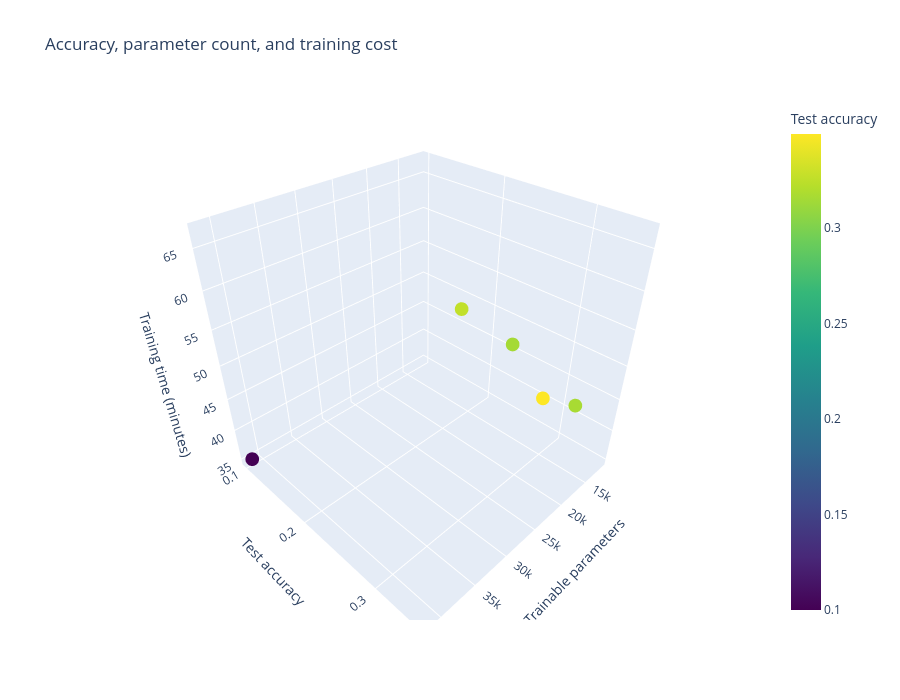

Source (notebook cell):
### Code cell
if ablation_df is not None:
    fig = px.scatter_3d(
        ablation_df,
        x="Parameters",
        y="Test accuracy",
        z="Training minutes",
        color="Test accuracy",
        color_continuous_scale="Viridis",
        hover_name="Experiment",
        hover_data={
            "Parameters": ":,",
            "Test accuracy": ":.2%",
            "Training minutes": ":.1f",
        },
        title="Accuracy, parameter count, and training cost",
        labels={
            "Parameters": "Trainable parameters",
            "Test accuracy": "Test accuracy",
            "Training minutes": "Training time (minutes)",
        },
    )
    fig.update_layout(height=700)
    fig.show()

### Figure 1 — Plotly figure (JSON) as saved in the notebook; plotly's stock layout.template omitted (floating-point values rounded to 4 significant figures)
{"data": [{"hovertemplate": "<b>%{hovertext}</b><br><br>Trainable parameters=%{x:,}<br>Test accuracy=%{marker.color:.2%}<br>Training time (minutes)=%{z:.1f}<extra></extra>", "hovertext": ["without_horizontal_flip", "larger_5x5_kernels", "narrow_channels", "baseline", "without_second_stage"], "legendgroup": "", "marker": {"color": [0.3494, 0.3264, 0.3168, 0.3156, 0.1], "coloraxis": "coloraxis", "symbol": "circle"}, "mode": "markers", "name": "", "scene": "scene", "showlegend": false, "type": "scatter3d", "x": [25578, 34538, 11642, 25578, 41418], "y": [0.3494, 0.3264, 0.3168, 0.3156, 0.1], "z": [53.64, 66.75, 41.66, 58.09, 35.02]}], "layout": {"coloraxis": {"colorbar": {"title": {"text": "Test accuracy"}}, "colorscale": [[0, "#440154"], [0.1111, "#482878"], [0.2222, "#3e4989"], [0.3333, "#31688e"], [0.4444, "#26828e"], [0.5556, "#1f9e89"], [0.6667, "#35b779"], [0.7778, "#6ece58"], [0.8889, "#b5de2b"], [1, "#fde725"]]}, "height": 700, "legend": {"tracegroupgap": 0}, "scene": {"domain": {"x": [0, 1], "y": [0, 1]}, "xaxis": {"title": {"text": "Trainable parameters"}}, "yaxis": {"title": {"text": "Test accuracy"}}, "zaxis": {"title": {"text": "Training time (minutes)"}}}, "title": {"text": "Accuracy, parameter count, and training cost"}}}
